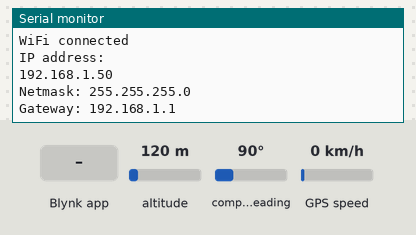
A sketch run on a simulated ESP32. Shown: the last lines printed to the serial monitor. Inputs (shaded band) come from the test bench; at power-on: compass heading 90°, altitude 120 m, GPS speed 0 km/h. WiFi joins after 1.5 s; servers stay silent unless stated; the GPS gets a fix after 3 s at 37.7749, -122.4194 with 8 satellites.

Above: at 3.0 s.
3.1 s: compass heading set to 7°
At 4.6 s:
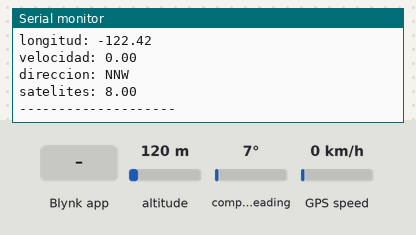
5.3 s: Blynk app writes 1 to V0
At 5.7 s:
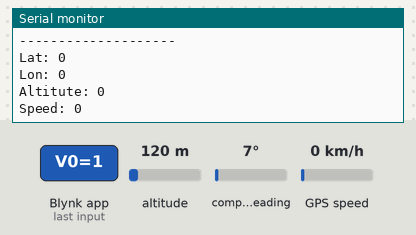
6.8 s: compass heading set to 90°
At 7.02 s:
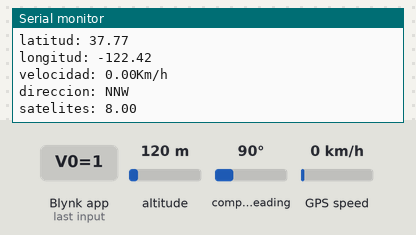
8.6 s: compass heading set to 269°
At 9.9 s:
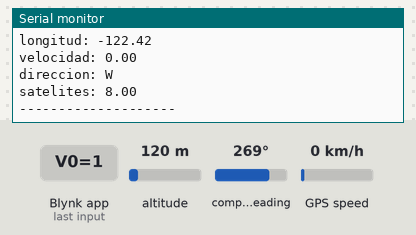
10.6 s: compass heading set to 1°
At 12.5 s:
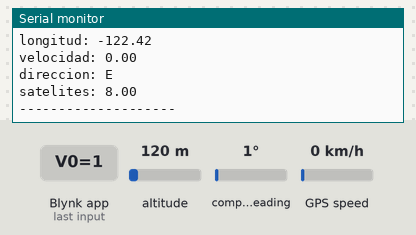
12.6 s: compass heading set to 9°
At 13.9 s:
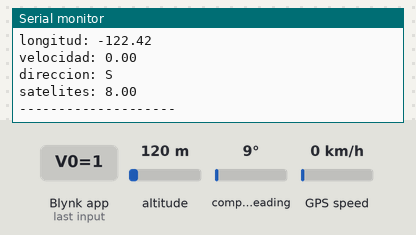

The sketch:

GPS_Blynk.ino
```cpp
#include <Blynk.h>
#include <TinyGPSPlus.h>
#include "HardwareSerial.h"
#include <WiFi.h>
#include <WiFiClient.h>
#include "ThingSpeak.h"

HardwareSerial gps_serial(2);
#define BLYNK_PRINT Serial
#define BLYNK_HEARTBEAT 30
#define TINY_GSM_MODEM_SIM800
#include <BlynkSimpleEsp32.h>
/*
   This sample sketch demonstrates the normal use of a TinyGPS++ (TinyGPSPlus) object.
   It requires the use of SoftwareSerial, and assumes that you have a
   4800-baud serial GPS device hooked up on pins 4(rx) and 3(tx).
*/
static const int RXPin = 16, TXPin = 17;
static const uint32_t GPSBaud = 9600;

//Auth Token for Blynk App
const char auth[]= "Ei3cxCrmjBib5edDq0CpXjkWo4CwHtiz";

//Thingspeak API
unsigned long myChannelNumber = 1583556;
const char * myWriteAPIKey = "RJCAMCMN52Z3MHCV";

// The TinyGPS++ object
TinyGPSPlus gps;

WidgetMap myMap(V0);
BlynkTimer timer;
WiFiClient  client;

float latitude;
float longitude;
float speed;
float satellites;
String direction;
unsigned int move_index = 1;

char ssid[] = "Tenda_B01FF0";
char pass[] = "3945010640";

BLYNK_WRITE(V0) {
    GpsParam gps(param);

    // Print 6 decimal places for Lat, Lon
    Serial.print("Lat: ");
    Serial.println(gps.getLat(), 7);

    Serial.print("Lon: ");
    Serial.println(gps.getLon(), 7);

    // Print 2 decimal places for Alt, Speed
    Serial.print("Altitute: ");
    Serial.println(gps.getAltitude(), 2);

    Serial.print("Speed: ");
    Serial.println(gps.getSpeed(), 2);

    Serial.println();
}


void setup()
{
    Serial.begin(115200);
    delay(10);
    gps_serial.begin(9600, SERIAL_8N1, RXPin, TXPin);

    Blynk.begin(auth, ssid, pass);
    timer.setInterval(5000L, checkGPS);
    Blynk.notify("Servicio GPS Tracker Iniciado");
    Serial.print("Connecting to ");
    Serial.println(ssid);
    WiFi.begin(ssid, pass);
    while (WiFi.status() != WL_CONNECTED) {
      delay(500);
      Serial.print(".");
    }
     Serial.println("");
    Serial.println("WiFi connected");
    Serial.println("IP address: ");
    Serial.println(WiFi.localIP());
    Serial.print("Netmask: ");
    Serial.println(WiFi.subnetMask());
    Serial.print("Gateway: ");
    Serial.println(WiFi.gatewayIP());
    ThingSpeak.begin(client);
}

void loop()
{
    // This sketch displays information every time a new sentence is correctly encoded.
    while (gps_serial.available() > 0){
      if (gps.encode(gps_serial.read())){
          displayInfo();
      }
    }

    Blynk.run();
    timer.run();
}

void displayInfo()
{
    if (gps.location.isValid() )
    {
        latitude = (gps.location.lat());     //Storing the Lat. and Lon.
        longitude = (gps.location.lng());
        Serial.println(String("latitud: ")+latitude);
        Serial.println(String("longitud: ")+longitude);
        speed = gps.speed.kmph();               //get speed
        Serial.println(String("velocidad: ")+speed);
        direction = TinyGPSPlus::cardinal(gps.course.value()); // get the direction
        Serial.println(String("direccion: ")+direction);
        satellites = gps.satellites.value();    //get number of satellites
        Serial.println(String("satelites: ")+satellites);
        Serial.println("--------------------");
    }
}

void checkGPS(){
    if(gps.location.isValid()){
        latitude = (gps.location.lat());     //Storing the Lat. and Lon.
        longitude = (gps.location.lng());
        Blynk.virtualWrite(V1, String(latitude, 6));
        Serial.println(String("latitud: ")+latitude);
        Blynk.virtualWrite(V2, String(longitude, 6));
        Serial.println(String("longitud: ")+longitude);
        myMap.location(move_index, latitude, longitude, "GPS_Location");
        speed = gps.speed.kmph();               //get speed
        Serial.println(String("velocidad: ")+speed+ "Km/h");
        Blynk.virtualWrite(V3, speed);
        direction = TinyGPSPlus::cardinal(gps.course.value()); // get the direction
        Blynk.virtualWrite(V4, direction);
        Serial.println(String("direccion: ")+direction);
        satellites = gps.satellites.value();    //get number of satellites
        Blynk.virtualWrite(V5, satellites);
        Serial.println(String("satelites: ")+satellites);
        ThingSpeak.setField(1, latitude);
        ThingSpeak.setField(2, longitude);
        ThingSpeak.writeFields(myChannelNumber, myWriteAPIKey);
        Serial.println("--------------------");
        if(speed > 5){
            Blynk.notify("¡¡El objetivo esta en movimiento!!");
        }
    }else{
        Blynk.virtualWrite(V1,"No GPS");
        Blynk.virtualWrite(V2,"No GPS");
    }
}
```

Measured:
- after the input at 3.1 s, the serial monitor: prints a new line after 0.73 s (image 1)
- after the input at 5.3 s, the serial monitor: prints a new line at once (image 2)
- after the input at 8.6 s, the serial monitor: prints a new line after 0.52 s (image 4)
- after the input at 10.6 s, the serial monitor: prints a new line after 0.53 s (image 5)
- after the input at 12.6 s, the serial monitor: prints a new line after 0.53 s (image 6)
